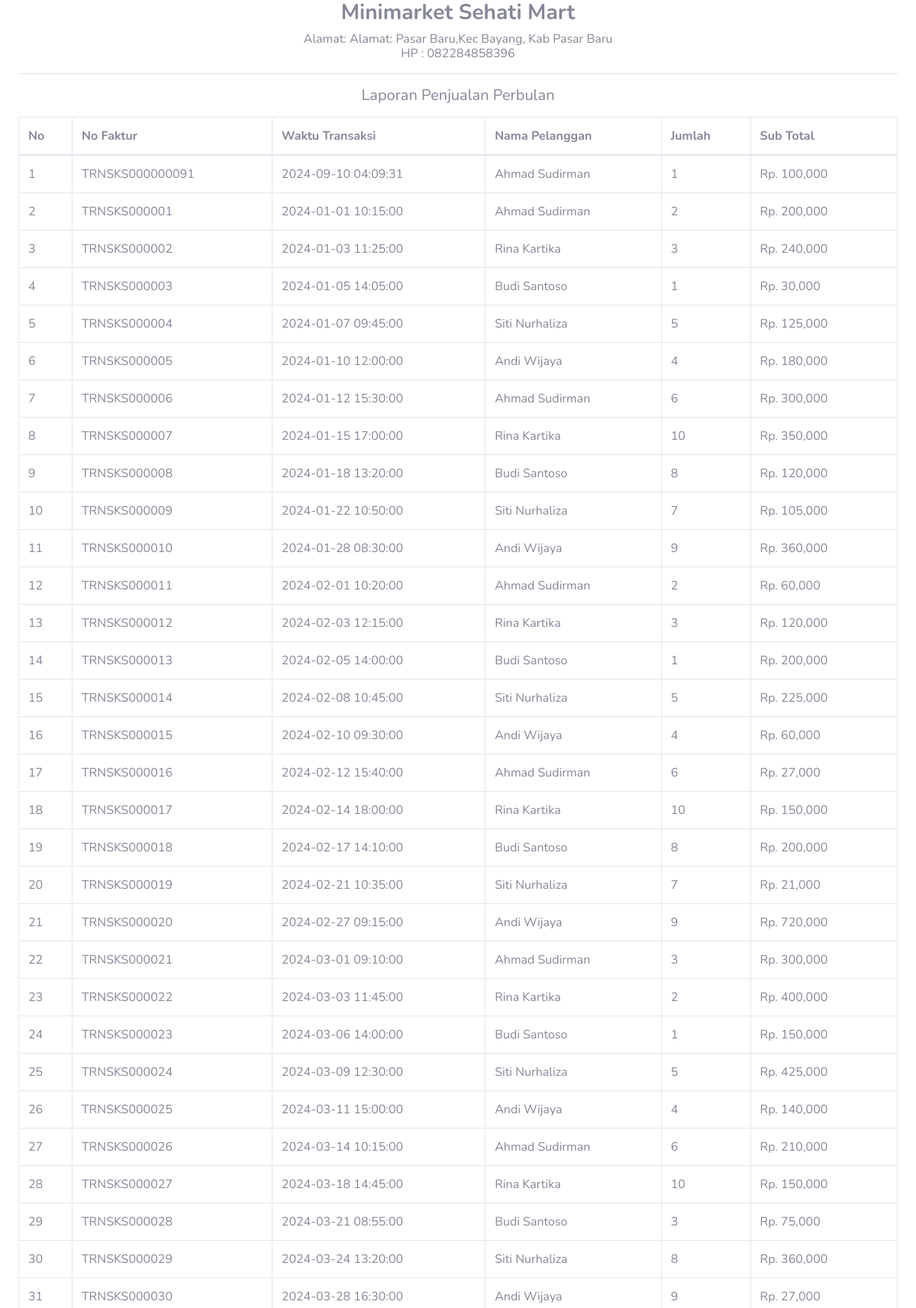
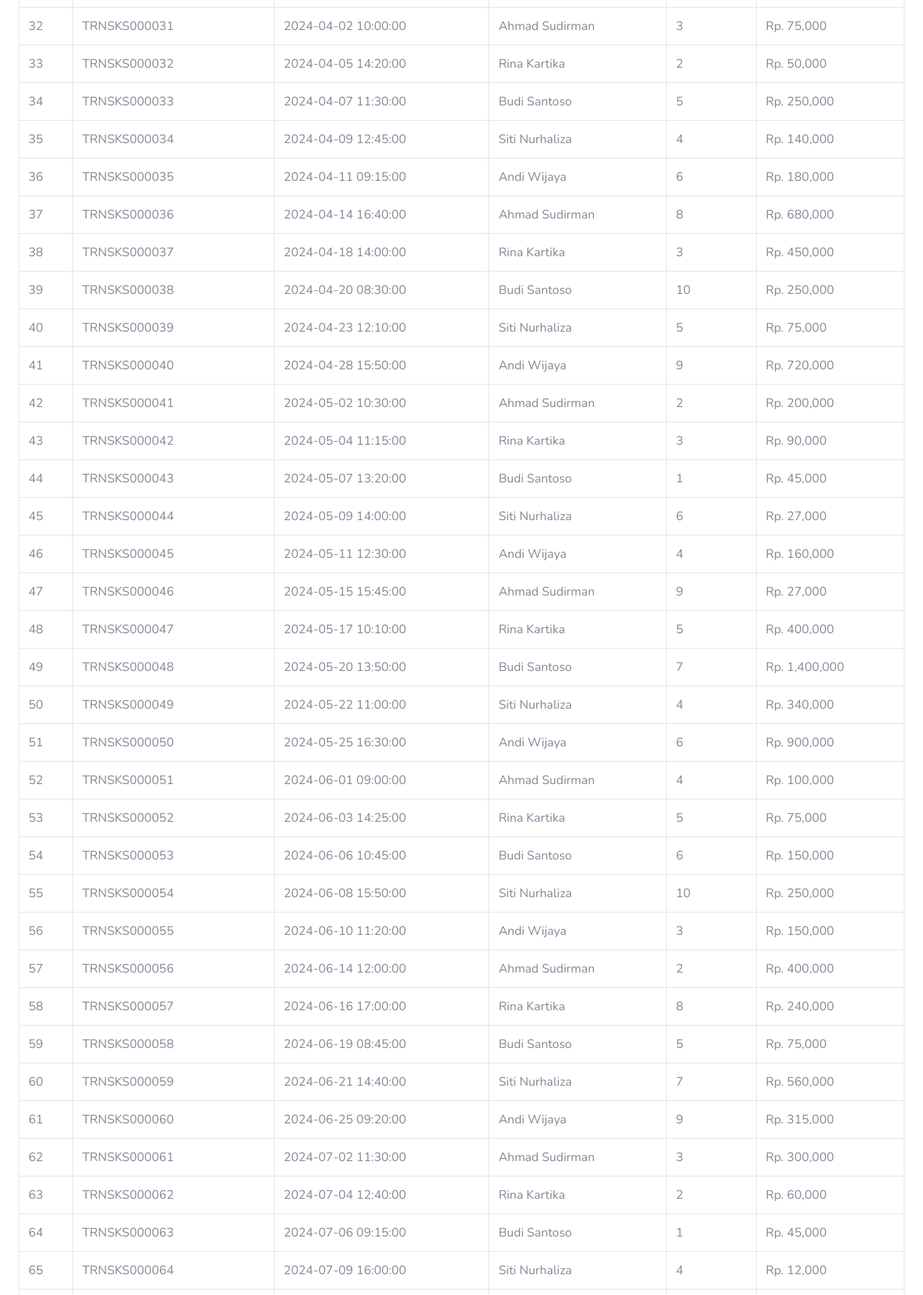
Screenshot of /laporan_transaksi_bulanan.php (signed in, upper part) with the database file from the repository (2 pictures, top to bottom).
### tables this page shows
CREATE TABLE `tbl_pengaturan` (
  `pengaturan_id` int NOT NULL,
  `pengaturan_nama_sidebar` text NOT NULL,
  `pengaturan_nama_navbar` text NOT NULL,
  `pengaturan_alamat` text NOT NULL,
  `pengaturan_no_hp` varchar(15) NOT NULL
);

CREATE TABLE `tbl_pelanggan` (
  `pelanggan_id` varchar(10) NOT NULL,
  `pelanggan_nama` text NOT NULL,
  `pelanggan_no_hp` varchar(15) NOT NULL
);

### laporan_transaksi_bulanan.php (the view, shortened to what this page needs)
<!DOCTYPE html>
<html lang="en">
<?php
include 'config.php';
$pengaturan = mysqli_fetch_assoc(mysqli_query($config, "SELECT * FROM tbl_pengaturan"));
?>
<head>
    <link href="vendor/fontawesome-free/css/all.min.css" rel="stylesheet" type="text/css">
    <link href="css/sb-admin-2.min.css" rel="stylesheet">
</head>
<body onload="window.print()">
    <div id="content-wrapper" class="d-flex flex-column">
        <div id="content">
            <div class="container-fluid">
                <h3 class="text-center font-weight-bold"><?= $pengaturan['pengaturan_nama_navbar'] ?></h3>
                <h6 class="text-center m-0">Alamat: <?= $pengaturan['pengaturan_alamat'] ?></h6>
                <h6 class="text-center m-0">HP : <?= $pengaturan['pengaturan_no_hp'] ?></h6>
                <hr>
                <h5 class="text-center mb-3">Laporan Penjualan Perbulan</h5>
                <?php
                $queryConditions = "";
                $data3 = mysqli_query($config, "SELECT DISTINCT transaksi_id, tgl_wktu_transaksi, pelanggan_id, pengguna, SUM(jumlah_item) AS jumlah_item, SUM(total_harga) AS total_harga FROM tbl_transaksi $queryConditions GROUP BY transaksi_id, tgl_wktu_transaksi, pelanggan_id, pengguna");
                echo '
                <div class="table-responsive">
                    <table class="table table-bordered" width="100%" cellspacing="0">
                        <thead>
                            <tr>
                                <th>No</th>
                                <th>No Faktur</th>
                                <th>Waktu Transaksi </th>
                                <th>Nama Pelanggan</th>
                                <th>Jumlah</th>
                                <th>Sub Total</th>
                            </tr>
                        </thead>
                        <tbody>';
                $no = 1;
                while ($row3 = mysqli_fetch_assoc($data3)) {
                    $pelanggan = mysqli_fetch_assoc(mysqli_query($config, "SELECT * FROM tbl_pelanggan WHERE pelanggan_id='{$row3['pelanggan_id']}'"));
                    $total_harga = number_format($row3["total_harga"], 0);
                    echo "
                    <tr>
                        <td>$no</td>
                        <td>{$row3['transaksi_id']}</td>
                        <td>{$row3['tgl_wktu_transaksi']}</td>
                        <td>{$pelanggan['pelanggan_nama']}</td>
                        <td>{$row3['jumlah_item']}</td>
                        <td>Rp. $total_harga</td>
                    </tr>";
                    $no++;
                }
                $data6 = mysqli_query($config, "SELECT SUM(total_harga_m) as total_harga_m, SUM(total_harga) as total_harga FROM tbl_transaksi $queryConditions");
                $row6 = mysqli_fetch_assoc($data6);
                $total_harga_m = number_format($row6["total_harga"] - $row6["total_harga_m"], 0);
                $total_harga = number_format($row6["total_harga"], 0);
                echo "
                <tr>
                    <td colspan='4' align='right'>Total Harga Keseluruhan</td>
                    <td colspan='2' align='center'>Rp. $total_harga</td>
                </tr>
                <tr>
                    <td colspan='4' align='right'>Total Pendapatan Harga Keseluruhan</td>
                    <td colspan='2' align='center'>Rp. $total_harga_m</td>
                </tr>
                </tbody>
                </table>
                </div>";
                ?>
            </div>
        </div>
    </div>
</body>
</html>

### rows the page displays
tbl_pengaturan: pengaturan_alamat "Alamat: Pasar Baru,Kec Bayang, Kab Pasar Baru", pengaturan_no_hp "082284858396"
tbl_pelanggan: pelanggan_nama "Ahmad Sudirman"
tbl_pelanggan: pelanggan_nama "Rina Kartika"
tbl_pelanggan: pelanggan_nama "Budi Santoso"
tbl_pelanggan: pelanggan_nama "Siti Nurhaliza"
tbl_pelanggan: pelanggan_nama "Andi Wijaya"

### other values shown
$row3['transaksi_id'] "TRNSKS000000091"
$row3['tgl_wktu_transaksi'] "2024-09-10 04:09:31"
$row3['jumlah_item'] "1"
$total_harga "100,000"
$row3['transaksi_id'] "TRNSKS000001"
$row3['tgl_wktu_transaksi'] "2024-01-01 10:15:00"
$row3['jumlah_item'] "2"
$total_harga "200,000"
$row3['transaksi_id'] "TRNSKS000002"
$row3['tgl_wktu_transaksi'] "2024-01-03 11:25:00"
$row3['jumlah_item'] "3"
$total_harga "240,000"
$row3['transaksi_id'] "TRNSKS000003"
$row3['tgl_wktu_transaksi'] "2024-01-05 14:05:00"
$total_harga "30,000"
